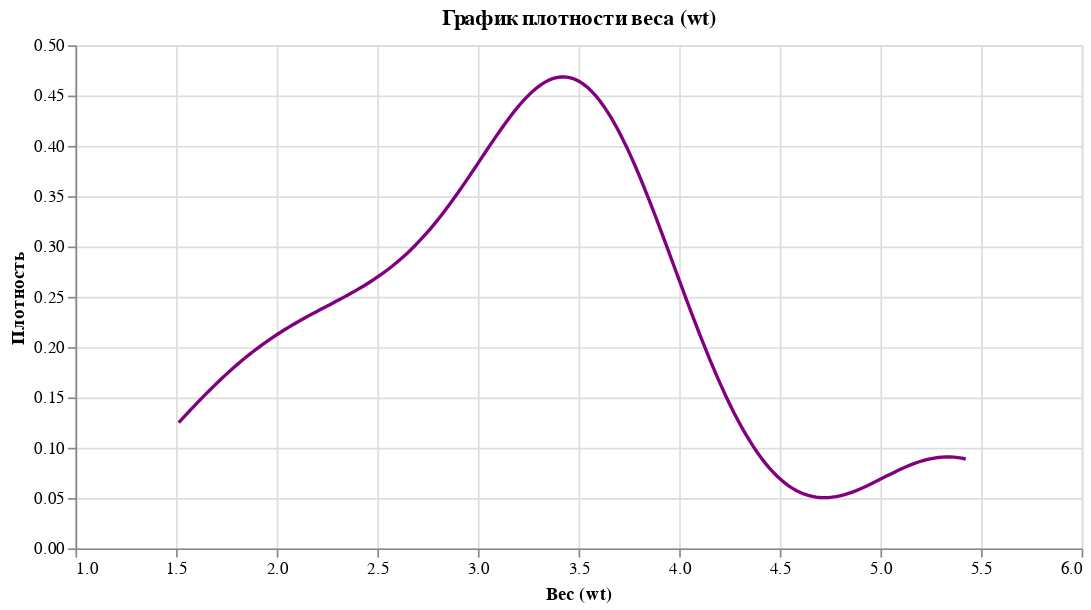

The cell this chart's notebook holds for it:
### Code cell
alt.Chart(df).transform_density(
    'wt',  # Указываем колонку, для которой строим плотность
    as_=['wt', 'density']  # Имя новых колонок для плотности
).mark_line(color='purple').encode(
    x=alt.X('wt:Q', title='Вес (wt)', scale=alt.Scale(domain=['1', '6'])),  # Ось X с диапазоном значений
    y=alt.Y('density:Q', title='Плотность')  # Ось Y с подписью
).properties(
    title='График плотности веса (wt)',
    width=600,
    height=300
)

### Figure 1 — Vega-Lite specification as saved in the notebook (floating-point values rounded to 4 significant figures)
{"config": {"view": {"continuousWidth": 400, "continuousHeight": 300}}, "data": {"name": "data-3b74de0d2593e2731821517052888931"}, "mark": {"type": "line", "color": "purple"}, "encoding": {"x": {"field": "wt", "scale": {"domain": ["1", "6"]}, "title": "Вес (wt)", "type": "quantitative"}, "y": {"field": "density", "title": "Плотность", "type": "quantitative"}}, "height": 300, "title": "График плотности веса (wt)", "transform": [{"density": "wt", "as": ["wt", "density"]}], "width": 600, "$schema": "https://vega.github.io/schema/vega-lite/v4.17.0.json", "datasets": {"data-3b74de0d2593e2731821517052888931": [{"model": "Mazda RX4", "mpg": 21.0, "cyl": 6, "disp": 160.0, "hp": 110, "drat": 3.9, "wt": 2.62, "qsec": 16.46, "vs": 0, "am": 1, "gear": 4, "carb": 4}, {"model": "Mazda RX4 Wag", "mpg": 21.0, "cyl": 6, "disp": 160.0, "hp": 110, "drat": 3.9, "wt": 2.875, "qsec": 17.02, "vs": 0, "am": 1, "gear": 4, "carb": 4}, {"model": "Datsun 710", "mpg": 22.8, "cyl": 4, "disp": 108.0, "hp": 93, "drat": 3.85, "wt": 2.32, "qsec": 18.61, "vs": 1, "am": 1, "gear": 4, "carb": 1}, {"model": "Hornet 4 Drive", "mpg": 21.4, "cyl": 6, "disp": 258.0, "hp": 110, "drat": 3.08, "wt": 3.215, "qsec": 19.44, "vs": 1, "am": 0, "gear": 3, "carb": 1}, {"model": "Hornet Sportabout", "mpg": 18.7, "cyl": 8, "disp": 360.0, "hp": 175, "drat": 3.15, "wt": 3.44, "qsec": 17.02, "vs": 0, "am": 0, "gear": 3, "carb": 2}, {"model": "Valiant", "mpg": 18.1, "cyl": 6, "disp": 225.0, "hp": 105, "drat": 2.76, "wt": 3.46, "qsec": 20.22, "vs": 1, "am": 0, "gear": 3, "carb": 1}, {"model": "Duster 360", "mpg": 14.3, "cyl": 8, "disp": 360.0, "hp": 245, "drat": 3.21, "wt": 3.57, "qsec": 15.84, "vs": 0, "am": 0, "gear": 3, "carb": 4}, {"model": "Merc 240D", "mpg": 24.4, "cyl": 4, "disp": 146.7, "hp": 62, "drat": 3.69, "wt": 3.19, "qsec": 20.0, "vs": 1, "am": 0, "gear": 4, "carb": 2}, {"model": "Merc 230", "mpg": 22.8, "cyl": 4, "disp": 140.8, "hp": 95, "drat": 3.92, "wt": 3.15, "qsec": 22.9, "vs": 1, "am": 0, "gear": 4, "carb": 2}, {"model": "Merc 280", "mpg": 19.2, "cyl": 6, "disp": 167.6, "hp": 123, "drat": 3.92, "wt": 3.44, "qsec": 18.3, "vs": 1, "am": 0, "gear": 4, "carb": 4}, {"model": "Merc 280C", "mpg": 17.8, "cyl": 6, "disp": 167.6, "hp": 123, "drat": 3.92, "wt": 3.44, "qsec": 18.9, "vs": 1, "am": 0, "gear": 4, "carb": 4}, {"model": "Merc 450SE", "mpg": 16.4, "cyl": 8, "disp": 275.8, "hp": 180, "drat": 3.07, "wt": 4.07, "qsec": 17.4, "vs": 0, "am": 0, "gear": 3, "carb": 3}, {"model": "Merc 450SL", "mpg": 17.3, "cyl": 8, "disp": 275.8, "hp": 180, "drat": 3.07, "wt": 3.73, "qsec": 17.6, "vs": 0, "am": 0, "gear": 3, "carb": 3}, {"model": "Merc 450SLC", "mpg": 15.2, "cyl": 8, "disp": 275.8, "hp": 180, "drat": 3.07, "wt": 3.78, "qsec": 18.0, "vs": 0, "am": 0, "gear": 3, "carb": 3}, {"model": "Cadillac Fleetwood", "mpg": 10.4, "cyl": 8, "disp": 472.0, "hp": 205, "drat": 2.93, "wt": 5.25, "qsec": 17.98, "vs": 0, "am": 0, "gear": 3, "carb": 4}, {"model": "Lincoln Continental", "mpg": 10.4, "cyl": 8, "disp": 460.0, "hp": 215, "drat": 3.0, "wt": 5.424, "qsec": 17.82, "vs": 0, "am": 0, "gear": 3, "carb": 4}, {"model": "Chrysler Imperial", "mpg": 14.7, "cyl": 8, "disp": 440.0, "hp": 230, "drat": 3.23, "wt": 5.345, "qsec": 17.42, "vs": 0, "am": 0, "gear": 3, "carb": 4}, {"model": "Fiat 128", "mpg": 32.4, "cyl": 4, "disp": 78.7, "hp": 66, "drat": 4.08, "wt": 2.2, "qsec": 19.47, "vs": 1, "am": 1, "gear": 4, "carb": 1}, {"model": "Honda Civic", "mpg": 30.4, "cyl": 4, "disp": 75.7, "hp": 52, "drat": 4.93, "wt": 1.615, "qsec": 18.52, "vs": 1, "am": 1, "gear": 4, "carb": 2}, {"model": "Toyota Corolla", "mpg": 33.9, "cyl": 4, "disp": 71.1, "hp": 65, "drat": 4.22, "wt": 1.835, "qsec": 19.9, "vs": 1, "am": 1, "gear": 4, "carb": 1}, {"model": "Toyota Corona", "mpg": 21.5, "cyl": 4, "disp": 120.1, "hp": 97, "drat": 3.7, "wt": 2.465, "qsec": 20.01, "vs": 1, "am": 0, "gear": 3, "carb": 1}, {"model": "Dodge Challenger", "mpg": 15.5, "cyl": 8, "disp": 318.0, "hp": 150, "drat": 2.76, "wt": 3.52, "qsec": 16.87, "vs": 0, "am": 0, "gear": 3, "carb": 2}, {"model": "AMC Javelin", "mpg": 15.2, "cyl": 8, "disp": 304.0, "hp": 150, "drat": 3.15, "wt": 3.435, "qsec": 17.3, "vs": 0, "am": 0, "gear": 3, "carb": 2}, {"model": "Camaro Z28", "mpg": 13.3, "cyl": 8, "disp": 350.0, "hp": 245, "drat": 3.73, "wt": 3.84, "qsec": 15.41, "vs": 0, "am": 0, "gear": 3, "carb": 4}, {"model": "Pontiac Firebird", "mpg": 19.2, "cyl": 8, "disp": 400.0, "hp": 175, "drat": 3.08, "wt": 3.845, "qsec": 17.05, "vs": 0, "am": 0, "gear": 3, "carb": 2}, {"model": "Fiat X1-9", "mpg": 27.3, "cyl": 4, "disp": 79.0, "hp": 66, "drat": 4.08, "wt": 1.935, "qsec": 18.9, "vs": 1, "am": 1, "gear": 4, "carb": 1}, {"model": "Porsche 914-2", "mpg": 26.0, "cyl": 4, "disp": 120.3, "hp": 91, "drat": 4.43, "wt": 2.14, "qsec": 16.7, "vs": 0, "am": 1, "gear": 5, "carb": 2}, {"model": "Lotus Europa", "mpg": 30.4, "cyl": 4, "disp": 95.1, "hp": 113, "drat": 3.77, "wt": 1.513, "qsec": 16.9, "vs": 1, "am": 1, "gear": 5, "carb": 2}, {"model": "Ford Pantera L", "mpg": 15.8, "cyl": 8, "disp": 351.0, "hp": 264, "drat": 4.22, "wt": 3.17, "qsec": 14.5, "vs": 0, "am": 1, "gear": 5, "carb": 4}, {"model": "Ferrari Dino", "mpg": 19.7, "cyl": 6, "disp": 145.0, "hp": 175, "drat": 3.62, "wt": 2.77, "qsec": 15.5, "vs": 0, "am": 1, "gear": 5, "carb": 6}, {"model": "Maserati Bora", "mpg": 15.0, "cyl": 8, "disp": 301.0, "hp": 335, "drat": 3.54, "wt": 3.57, "qsec": 14.6, "vs": 0, "am": 1, "gear": 5, "carb": 8}, {"model": "Volvo 142E", "mpg": 21.4, "cyl": 4, "disp": 121.0, "hp": 109, "drat": 4.11, "wt": 2.78, "qsec": 18.6, "vs": 1, "am": 1, "gear": 4, "carb": 2}]}}
